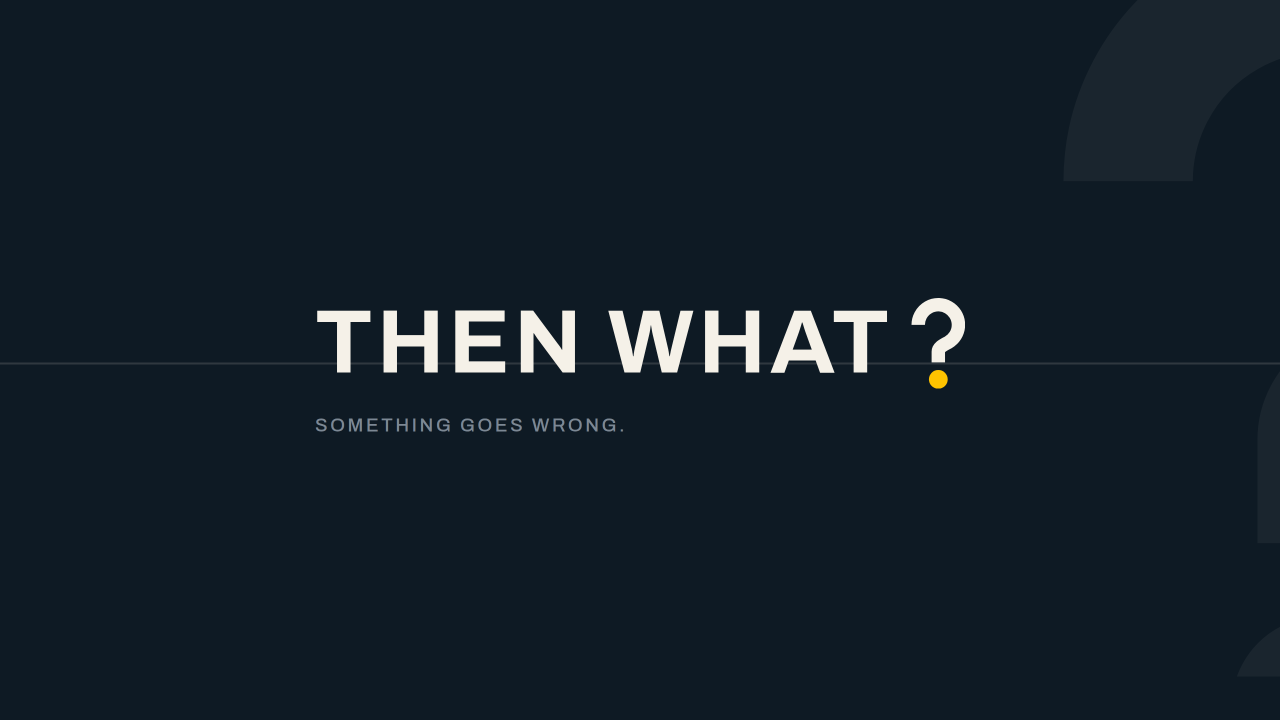
#> input picture channel/brand/out/banner-2560x1440.png, 2560 x 1440 px (shown at 1/2 size)
$ python -i publish.py   (imports and definitions only)
#> lines starting #> are read from the running program, lines starting #| are printed output that depends on the picture
#!/usr/bin/env python3
"""Publish the Then What? channel from the repo.

    python3 channel/publish/publish.py setup            # branding, watermark, playlists, sections
    python3 channel/publish/publish.py upload cruise    # one episode (or: all)
    python3 channel/publish/publish.py status           # what the channel currently holds
    add --dry-run to any command to print the calls without making them

Credentials: YT_CLIENT_ID, YT_CLIENT_SECRET, YT_REFRESH_TOKEN in the environment
(or YT_TOKEN_FILE). Copy comes from channel.json and episodes.json next to this
file; regenerate episodes.json with build_episodes.py after editing a package.

Things the Data API does not expose and that stay manual in Studio: profile
picture, playlist cover images, end screens, cards, pinning a comment, community
posts, Test & compare thumbnails, and flipping API-uploaded videos to public
until the Cloud project passes Google's compliance audit.
"""
import json
import sys
import tempfile
from pathlib import Path

sys.path.insert(0, str(Path(__file__).resolve().parent))
from yt import YouTube, download  # noqa: E402

HERE = Path(__file__).resolve().parent
ROOT = HERE.parents[1]
BRAND = ROOT / "channel" / "brand" / "out"
# [1 line that did not run here, left out]
# [1 line that did not run here, left out]
STATE = HERE / "state.json"          # ids we created, so re-runs are idempotent
CACHE = Path(tempfile.gettempdir()) / "thenwhat-media"


def load_state():
    return json.loads(STATE.read_text()) if STATE.exists() else {"playlists": {}, "videos": {}}


# [71 lines left out: functions save_state, ensure_playlists, set_branding, set_watermark, set_sections, setup, not called in this run]


# ---------------------------------------------------------------- upload
def composite_thumbnail(src_jpg, dest_png):
#> called with src_jpg = '../brand/out/banner-2560x1440.png', dest_png = 'out.png'
    from PIL import Image
    base = Image.open(src_jpg).convert("RGBA").resize((1280, 720))
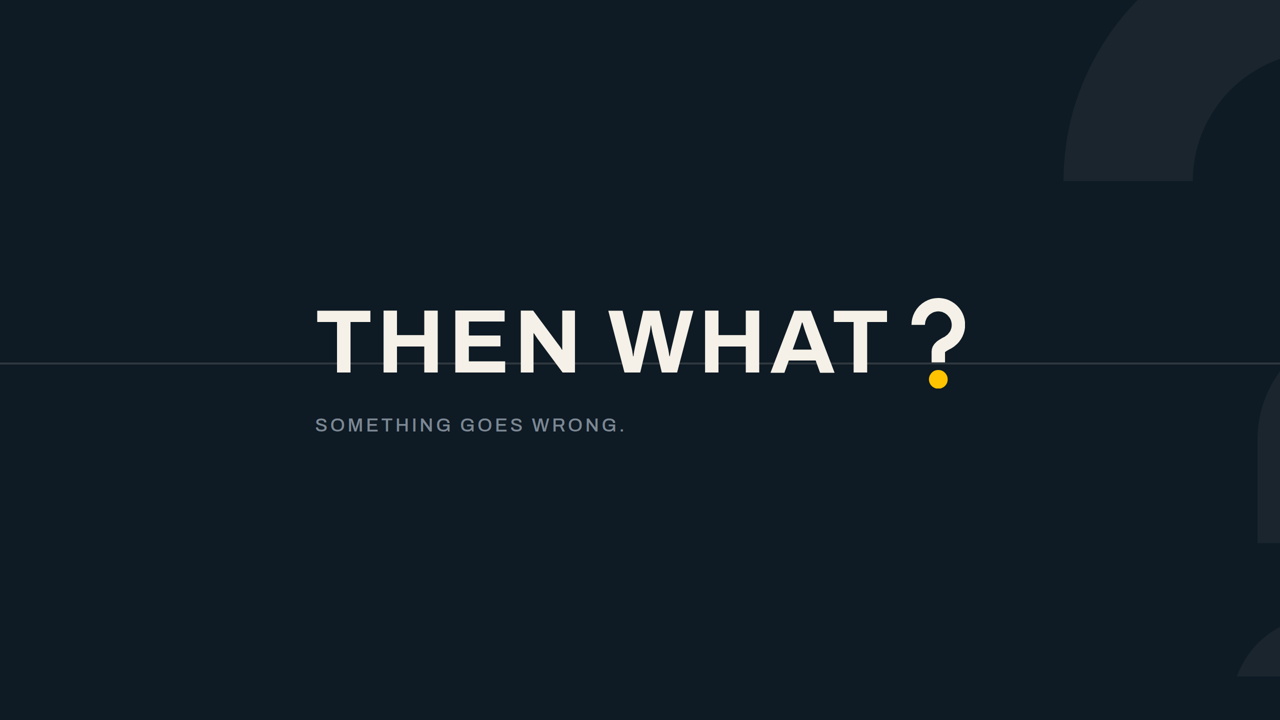
#> base: PIL image 1280x720 RGBA; mean R, G, B, A 18.9, 30.6, 40.1, 255
#> (the run stopped early here; a loop or call above may not have finished)
